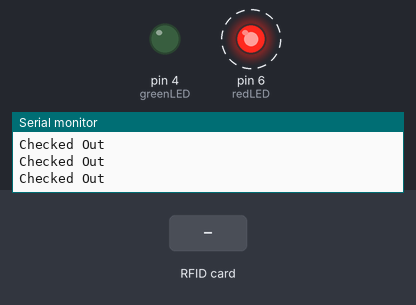
Simulated run of this sketch. Board: Arduino Uno, built with avr-gcc and run on an emulated ATmega328P. Shown: output pins drawn as LEDs (lit = HIGH), the last lines printed to the serial monitor. Dashed ring = blinking. The inputs (shaded band) are chosen by the test bench. Pins used as bus, display or sensor lines are not drawn. At 1.9 s the program stops and its outputs stay as they are.

Above: at 1.2 s.
1.3 s: RFID card 5E 7A 19 C4 held to the reader
At 1.77 s:
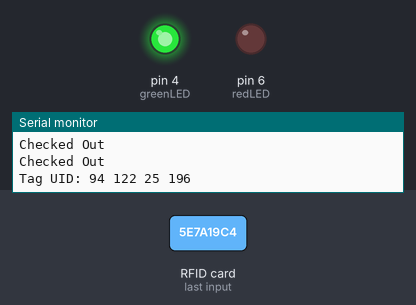
At 2.9 s:
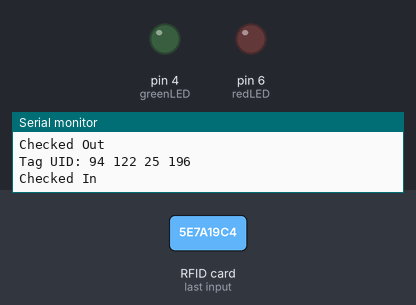
Timing chart, 0 to 3.4 s (numbered marks = the images above; inputs shaded):
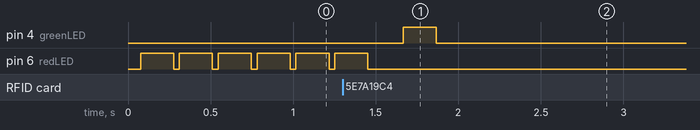

Measured:
- after the input at 1.3 s, pin 4 (greenLED): LOW → HIGH after 0.37 s, → LOW 0.20 s later; pin 6 (redLED): goes on until 1.5 s, then stays LOW
- by itself, pin 6 (redLED): alternates HIGH for 0.20 s and LOW for 0.04 s

The sketch:

Ahhh.ino
```cpp
#include <MFRC522.h> // for the RFID
#include <SPI.h> // for the RFID

// define pins for RFID
#define CS_RFID 10
#define RST_RFID 9

// Instance of the class for RFID
MFRC522 rfid(CS_RFID, RST_RFID);

// Variable to hold the tag's UID
String uidString;
String storeTemp[4];

// Define check in time
//const int checkInHour = 9;
//const int checkInMinute = 5;

//Variable to hold user check in
//int userCheckInHour;
//int userCheckInMinute;

// Pins for LEDs and buzzer
const int redLED = 6;
const int greenLED = 4;

void setup() {

  // Set LEDs and buzzer as outputs
  pinMode(redLED, OUTPUT);
  pinMode(greenLED, OUTPUT);

  // Init Serial port
  Serial.begin(9600);

  // Init SPI bus
  SPI.begin();
  // Init MFRC522
  rfid.PCD_Init();
}

void loop() {
  //look for new cards
  if(rfid.PICC_IsNewCardPresent()) {
    readRFID();
  }else
    {
      for(int i = 0; i < 5; i++){
        if(storeTemp[i] = uidString){
            storeTemp[i] = "";
        }
    }
    digitalWrite(redLED, HIGH);
    delay(200);
    digitalWrite(redLED,LOW);
    Serial.println("Checked Out");
  }
  delay(10);

  // Halt PICC
  rfid.PICC_HaltA();

  // Stop encryption on PCD
  rfid.PCD_StopCrypto1();
}

void readRFID() {
  rfid.PICC_ReadCardSerial();
  Serial.print("Tag UID: ");
  uidString = String(rfid.uid.uidByte[0]) + " " + String(rfid.uid.uidByte[1]) + " " +
    String(rfid.uid.uidByte[2]) + " " + String(rfid.uid.uidByte[3]);
  Serial.println(uidString);
  delay(200);

  if(storeTemp[0] != uidString && storeTemp[1] != uidString && storeTemp[2] != uidString && storeTemp[3] != uidString){
    digitalWrite(greenLED, HIGH);
    delay(200);
    digitalWrite(greenLED,LOW);
    Serial.println("Checked In");

    for(int i = 0; i = 4; i++){
        /*if(storeTemp[i] != NULL){
            storeTemp[i] = uidString;
            return;
        }*/
        storeTemp[i] = uidString;
    }
  }
}

/*void SignOut(){
    for(int i = 0; i < 5; i++){
        if(storeTemp[i] = uidString){
            storeTemp[i] = "";
        }
    }
    digitalWrite(redLED, HIGH);
    delay(200);
    digitalWrite(redLED,LOW);
    Serial.println("Checked Out");
}*/
```
